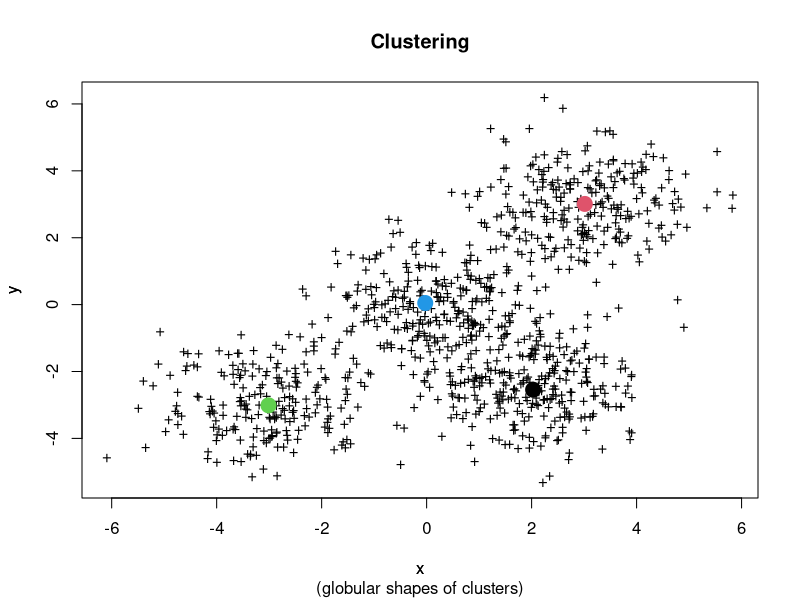

Write the R code that produced this figure.
# filename: Example-kMeans.R
# k-means clustering using the R language
N <- 100000
x <- matrix(0, N, 2)
x[seq(1,N,by=4),]  <- rnorm(N/2)
x[seq(2,N,by=4),]  <- rnorm(N/2, 3, 1)
x[seq(3,N,by=4),]  <- rnorm(N/2, -3, 1)
x[seq(4,N,by=4),1] <- rnorm(N/4, 2, 1)
x[seq(4,N,by=4),2] <- rnorm(N/4, -2.5, 1)
start.kmeans <- proc.time()[3]
ans.kmeans <- kmeans(x, 4, nstart=3, iter.max=10, algorithm="Lloyd")
ans.kmeans$centers
end.kmeans <- proc.time()[3]
end.kmeans - start.kmeans
these <- sample(1:nrow(x), 1000)
plot(x[these,1], x[these,2], pch="+",xlab="x", ylab="y")
title(main="Clustering", sub="(globular shapes of clusters)", xlab="x", ylab="y")
points(ans.kmeans$centers, pch=19, cex=2, col=1:4)
